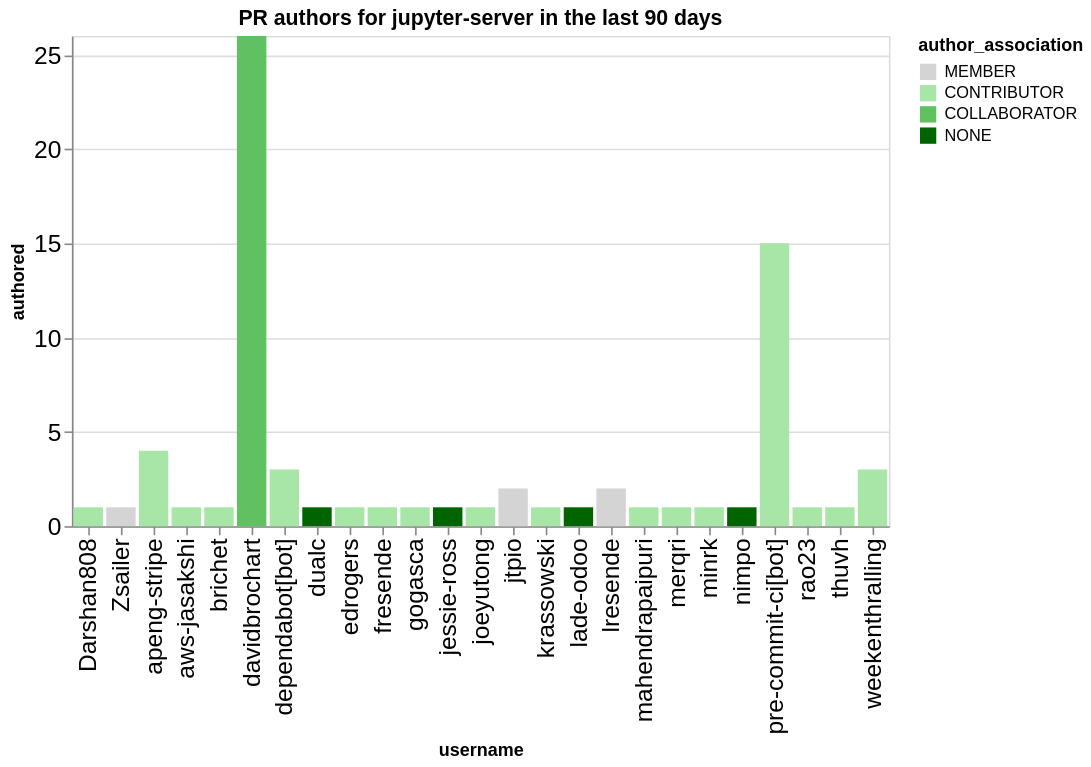

Write notebook code for a chart like this one.
### Code cell
charts = []
title = f"PR authors for {github_org} in the last {n_days} days"
this_data = merged_by_repo.replace(np.nan, 0).groupby('username', as_index=False).agg({'authored': 'sum', 'author_association': 'first'})
this_data = this_data.sort_values('authored', ascending=False)
ch = alt.Chart(data=this_data, title=title).mark_bar().encode(
    x='username',
    y='authored',
    color=alt.Color('author_association', scale=alt.Scale(domain=author_types, range=author_colors))
)
ch

### Figure 1 — Vega-Lite specification as saved in the notebook (floating-point values rounded to 4 significant figures)
{"config": {"axisLeft": {"labelFontSize": 15}, "axisBottom": {"labelFontSize": 15}}, "data": {"name": "data-247af284b032223e33ab8d1ec1c7c661"}, "mark": {"type": "bar"}, "encoding": {"color": {"field": "author_association", "scale": {"domain": ["MEMBER", "CONTRIBUTOR", "COLLABORATOR", "NONE"], "range": ["rgb(211.82745098039214, 211.82745098039214, 211.82745098039214)", "rgb(166.98562091503268, 229.89803921568628, 166.98562091503268)", "rgb(96.37647058823529, 192.75294117647059, 96.37647058823529)", "rgb(0.0, 100.3921568627451, 0.0)"]}, "type": "nominal"}, "x": {"field": "username", "type": "nominal"}, "y": {"field": "authored", "type": "quantitative"}}, "title": "PR authors for jupyter-server in the last 90 days", "$schema": "https://vega.github.io/schema/vega-lite/v5.20.1.json", "datasets": {"data-247af284b032223e33ab8d1ec1c7c661": [{"username": "davidbrochart", "authored": 26, "author_association": "COLLABORATOR"}, {"username": "pre-commit-ci[bot]", "authored": 15, "author_association": "CONTRIBUTOR"}, {"username": "apeng-stripe", "authored": 4, "author_association": "CONTRIBUTOR"}, {"username": "weekenthralling", "authored": 3, "author_association": "CONTRIBUTOR"}, {"username": "dependabot[bot]", "authored": 3, "author_association": "CONTRIBUTOR"}, {"username": "jtpio", "authored": 2, "author_association": "MEMBER"}, {"username": "lresende", "authored": 2, "author_association": "MEMBER"}, {"username": "Darshan808", "authored": 1, "author_association": "CONTRIBUTOR"}, {"username": "Zsailer", "authored": 1, "author_association": "MEMBER"}, {"username": "edrogers", "authored": 1, "author_association": "CONTRIBUTOR"}, {"username": "dualc", "authored": 1, "author_association": "NONE"}, {"username": "aws-jasakshi", "authored": 1, "author_association": "CONTRIBUTOR"}, {"username": "brichet", "authored": 1, "author_association": "CONTRIBUTOR"}, {"username": "joeyutong", "authored": 1, "author_association": "CONTRIBUTOR"}, {"username": "jessie-ross", "authored": 1, "author_association": "NONE"}, {"username": "fresende", "authored": 1, "author_association": "CONTRIBUTOR"}, {"username": "gogasca", "authored": 1, "author_association": "CONTRIBUTOR"}, {"username": "lade-odoo", "authored": 1, "author_association": "NONE"}, {"username": "krassowski", "authored": 1, "author_association": "CONTRIBUTOR"}, {"username": "mahendrapaipuri", "authored": 1, "author_association": "CONTRIBUTOR"}, {"username": "merqri", "authored": 1, "author_association": "CONTRIBUTOR"}, {"username": "nimpo", "authored": 1, "author_association": "NONE"}, {"username": "minrk", "authored": 1, "author_association": "CONTRIBUTOR"}, {"username": "rao23", "authored": 1, "author_association": "CONTRIBUTOR"}, {"username": "thuvh", "authored": 1, "author_association": "CONTRIBUTOR"}]}}
